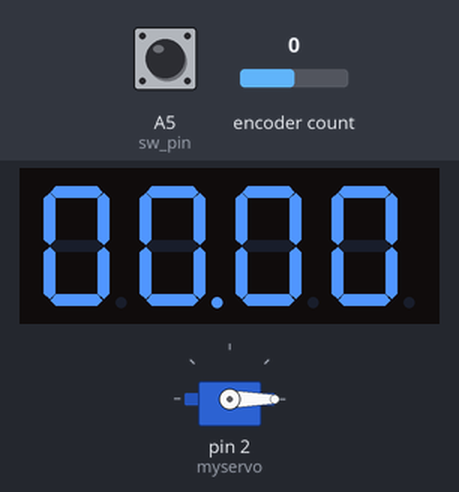
A sketch run on a simulated Arduino Uno, built with avr-gcc and run on an emulated ATmega328P. Parts: 4-digit seven-segment display, servo. Inputs (shaded band) come from the test bench; at power-on: A5 (sw_pin) HIGH, encoder count 0.

Above: at 1.2 s.
1.3 s: A5 (sw_pin) pulled LOW for 0.15 s
At 2.0 s:
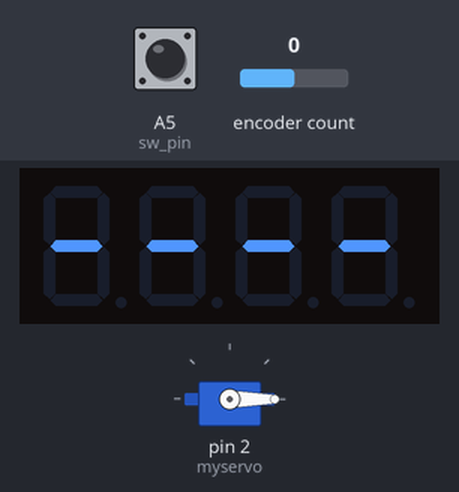
4.4 s: A5 (sw_pin) pulled LOW for 3.2 s
At 6.55 s:
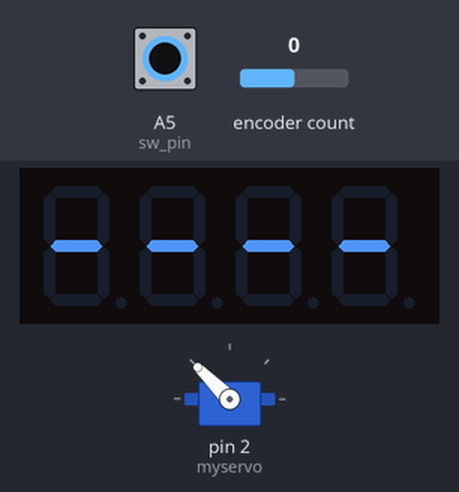
9.1 s: encoder count set to 1
At 9.6 s:
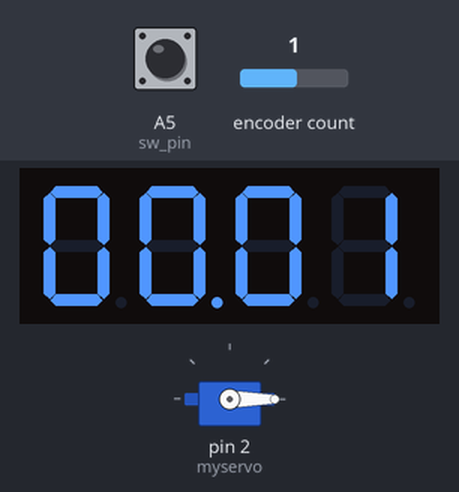
10.6 s: encoder count set to 2
At 11.8 s:
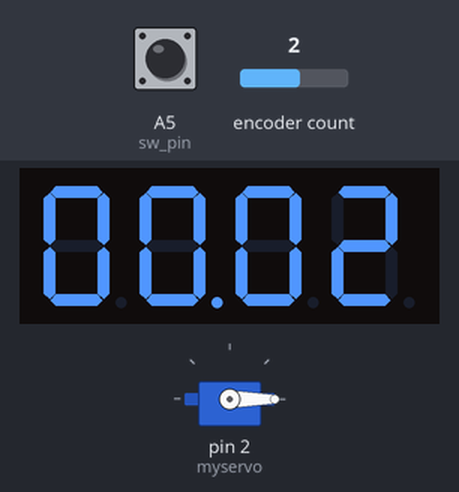
12.1 s: encoder count set to 3
At 13.1 s:
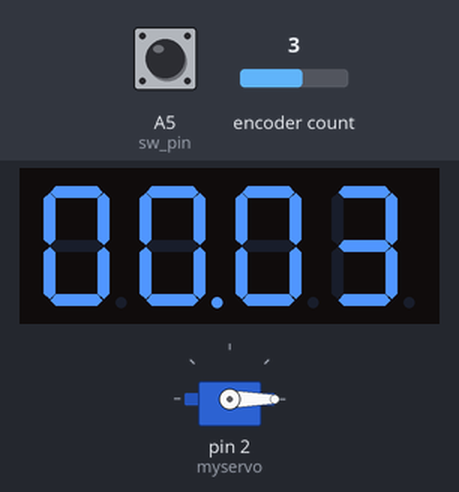
13.6 s: A5 (sw_pin) pulled LOW for 1 s
At 17.4 s:
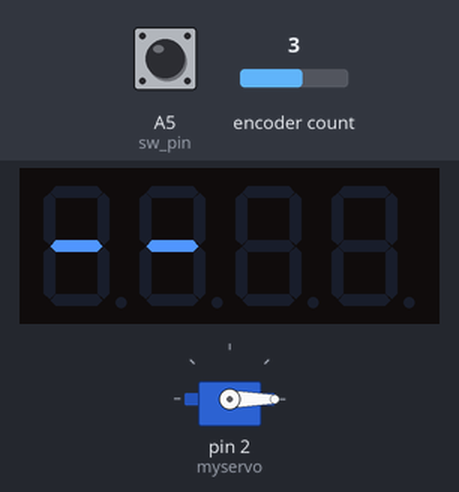
Timing chart, 0 to 18.6 s (numbered marks = the images above; inputs shaded):
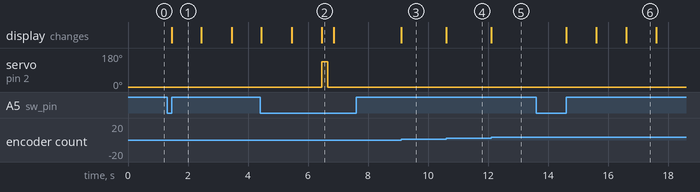

The sketch:

meditation-timer.ino
```cpp
#include <RotaryEncoder.h>
#include "SevSeg.h"
#include <Servo.h>
//#include <Serial.h>
//#include <SimpleTimer.h>

// initalizing the rotary encoder switch
int sw_pin = A5;

// initalizing motor
Servo myservo;

// define rotary input pins
RotaryEncoder encoder(A4, A3);

// initiate a seven segment controller object
SevSeg sevseg;
//// initializing the timer object
////SimpleTimer timer;

void setup() {
  // setting up 7segments display
  byte numDigits = 4;
  byte digitPins[] = {A2, 3, 4, 5};
  byte segmentPins[] = {6, 7, 8, 9, 10, 11, 12, 13};

  bool resistorsOnSegments = false; // 'false' means resistors are on digit pins
  byte hardwareConfig = COMMON_CATHODE;
  bool updateWithDelays = false; // Default 'false' is Recommended, if true the display will blank while delaying
  bool leadingZeros = true;
  bool disableDecPoint = false;

  // sevseg.begin(COMMON_CATHODE, numDigits, digitPins, segmentPins);
  sevseg.begin(hardwareConfig, numDigits, digitPins, segmentPins, resistorsOnSegments, updateWithDelays, leadingZeros, disableDecPoint);
  sevseg.setBrightness(90);

  // use pull-up as a internal resistor.
  // if you want to read a button you should always use a pullup
  // we are using this to prevent "floating"
  // https://learn.sparkfun.com/tutorials/pull-up-resistors/all
  // when the button is pushed, the current is LOW, otherwise HIGH
  pinMode(sw_pin, INPUT_PULLUP);

  // define motor pin
  myservo.attach(2);
  myservo.write(0);

  Serial.begin(57600);
}
// the different states we have
enum State {
  INIT,
  SELECT_TIME
};

// set variables
int countdown = 0;
unsigned long time_stamp = 0;
bool do_gong = false;
bool positioning_time = false;
static State state = SELECT_TIME;

void loop()
{
  static bool pressed = false;

  // Change the state between INIT and SELECT_TIME, each button press
  // if button is pressed set to true
  if(!digitalRead(sw_pin)) {
    pressed = true;
  }
  // when button is not pressed/released, set to false
  else if (digitalRead(sw_pin) && pressed) {
    pressed = false;
    // go to the next state
    state = (State)((state + 1) % 2);
  }

 // if we are in the configuration state, set countdown with chosen number
  if (state == SELECT_TIME){
    encoder.tick();
    countdown = encoder.getPosition();
    // set the counter to zero if it going into minus values
    if (countdown < 0){
      countdown = 0;
      encoder.setPosition(countdown);
    }
    sevseg.setNumber(countdown, 2);
    sevseg.refreshDisplay();
    // start gong when time is set and add positioning time
    do_gong = true;
    positioning_time = true;
  } else {
  // if we are in the INIT state
      if (positioning_time){
        time_stamp = millis();

        while(millis() - time_stamp < 1000){
          char str[] = "----";
          sevseg.setChars(str);
          sevseg.refreshDisplay();
        }

        while(millis() - time_stamp < 2000){
          char str[] = "---";
          sevseg.setChars(str);
          sevseg.refreshDisplay();
        }

        while(millis() - time_stamp < 3000){
          char str[] = "--";
          sevseg.setChars(str);
          sevseg.refreshDisplay();
        }

        while(millis() - time_stamp < 4000){
          char str[] = "-";
          sevseg.setChars(str);
          sevseg.refreshDisplay();
        }

        while(millis() - time_stamp < 5000){
          char str[] = "";
          sevseg.setChars(str);
          sevseg.refreshDisplay();
        }


        positioning_time = false;
      }
      // start countdown
      if (do_gong) {
       // do the gong, reset the counter and set countingdown flag to counting.
       myservo.write(135);

       //delay(200);
       time_stamp = millis();
       while(millis() - time_stamp < 200){
        char str[] = "----";
        sevseg.setChars(str);
        sevseg.refreshDisplay();
       }


       myservo.write(0);

       time_stamp = millis();
       while(millis() - time_stamp < 200){
        char str[] = "----";
        sevseg.setChars(str);
        sevseg.refreshDisplay();
       }

       do_gong = false;
       time_stamp = millis();
      } else {
        display_countdown(countdown, time_stamp);
      }
 }
}

void display_countdown(int num, unsigned long time_stamp){

  int displayed;
  int counter = (num*60);
  int seconds = counter - ((millis() - time_stamp) / 1000);

  // display minutes and seconds, without negatives
  if (seconds < 0) {
    seconds = 0;
    do_gong = true;
  }
  else if (seconds < 60) {
    displayed = seconds;
  } else {
    int minutes;
    int dis_sec;
    minutes = seconds/60 *100;
    dis_sec = seconds % 60;
    displayed = minutes + dis_sec;
  }

  sevseg.setNumber(displayed, 2);
  sevseg.refreshDisplay(); // Must run repeatedly
}

// TODO: remove negatives in SELECTION_TIME mode. -----DONE-----
// TODO: add a delay without messing with the display for positioning_time
// TODO: ((( CLEAN UP AND REFACTORY )))
// TODO: add pause state by button press
// TODO: save last setup, see EEPROM https://www.arduino.cc/en/Reference/EEPROM
// TODO: instead of timers/time counters use preocessor timer interrupts and implement interrpt service routine
// TODO: use more states or implement state machine
// TODO: use adjustable value for waiting time while the servo is moving.
//       Calculate the duty time needed for 1 degree by reading the current position and mesuring the current position,
//       see https://www.arduino.cc/en/Reference/ServoRead
```

Measured:
- after the input at 1.3 s, the display: changes after 0.15 s (image 1)
- after the input at 4.4 s, servo on pin 2 (myservo): goes on until 6.7 s, then stays 0°
- after the input at 9.1 s, the display: changes at once (image 3)
- after the input at 10.6 s, the display: changes at once (image 4)
- after the input at 12.1 s, the display: changes at once (image 5)
- after the input at 13.6 s, the display: first changes after 1.0 s (image 6 shows a later state)
